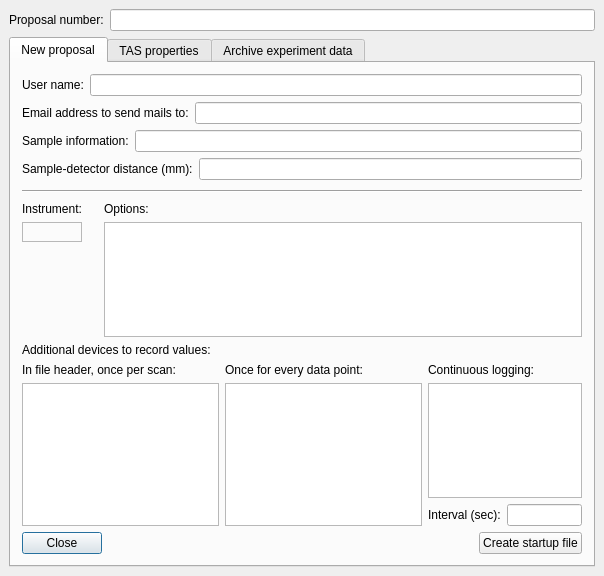
<ui version="4.0" >
 <class>ProposalInput</class>
 <widget class="QDialog" name="ProposalInput" >
  <property name="geometry" >
   <rect>
    <x>0</x>
    <y>0</y>
    <width>604</width>
    <height>576</height>
   </rect>
  </property>
  <property name="windowTitle" >
   <string>Proposal management</string>
  </property>
  <property name="sizeGripEnabled" >
   <bool>false</bool>
  </property>
  <layout class="QVBoxLayout" >
   <property name="spacing" >
    <number>6</number>
   </property>
   <property name="margin" >
    <number>9</number>
   </property>
   <item>
    <layout class="QHBoxLayout" >
     <property name="spacing" >
      <number>6</number>
     </property>
     <property name="margin" >
      <number>0</number>
     </property>
     <item>
      <widget class="QLabel" name="textLabel1_3_5" >
       <property name="text" >
        <string>Proposal number:</string>
       </property>
      </widget>
     </item>
     <item>
      <widget class="QLineEdit" name="proposal" />
     </item>
    </layout>
   </item>
   <item>
    <widget class="QTabWidget" name="tabs" >
     <property name="currentIndex" >
      <number>0</number>
     </property>
     <widget class="QWidget" name="tab" >
      <attribute name="title" >
       <string>New proposal</string>
      </attribute>
      <layout class="QVBoxLayout" name="verticalLayout" >
       <item>
        <layout class="QHBoxLayout" >
         <property name="spacing" >
          <number>6</number>
         </property>
         <property name="margin" >
          <number>0</number>
         </property>
         <item>
          <widget class="QLabel" name="textLabel2_2" >
           <property name="text" >
            <string>User name:</string>
           </property>
          </widget>
         </item>
         <item>
          <widget class="QLineEdit" name="user" />
         </item>
        </layout>
       </item>
       <item>
        <layout class="QHBoxLayout" name="_2" >
         <property name="spacing" >
          <number>6</number>
         </property>
         <property name="margin" >
          <number>0</number>
         </property>
         <item>
          <widget class="QLabel" name="textLabel2_4" >
           <property name="text" >
            <string>Email address to send mails to:</string>
           </property>
          </widget>
         </item>
         <item>
          <widget class="QLineEdit" name="emailaddr" />
         </item>
        </layout>
       </item>
       <item>
        <layout class="QHBoxLayout" >
         <property name="spacing" >
          <number>6</number>
         </property>
         <property name="margin" >
          <number>0</number>
         </property>
         <item>
          <widget class="QLabel" name="textLabel1_3_2" >
           <property name="text" >
            <string>Sample information:</string>
           </property>
          </widget>
         </item>
         <item>
          <widget class="QLineEdit" name="sampleinfo" />
         </item>
        </layout>
       </item>
       <item>
        <layout class="QHBoxLayout" >
         <property name="spacing" >
          <number>6</number>
         </property>
         <property name="margin" >
          <number>0</number>
         </property>
         <item>
          <widget class="QLabel" name="textLabel1_3_2_2" >
           <property name="text" >
            <string>Sample-detector distance (mm):</string>
           </property>
          </widget>
         </item>
         <item>
          <widget class="QLineEdit" name="sampledetectordist" />
         </item>
        </layout>
       </item>
       <item>
        <widget class="Line" name="line1" >
         <property name="sizePolicy" >
          <sizepolicy vsizetype="Fixed" hsizetype="Minimum" >
           <horstretch>0</horstretch>
           <verstretch>0</verstretch>
          </sizepolicy>
         </property>
         <property name="minimumSize" >
          <size>
           <width>0</width>
           <height>10</height>
          </size>
         </property>
         <property name="frameShape" >
          <enum>QFrame::HLine</enum>
         </property>
         <property name="frameShadow" >
          <enum>QFrame::Sunken</enum>
         </property>
        </widget>
       </item>
       <item>
        <layout class="QHBoxLayout" >
         <property name="spacing" >
          <number>6</number>
         </property>
         <property name="margin" >
          <number>0</number>
         </property>
         <item>
          <layout class="QVBoxLayout" >
           <property name="spacing" >
            <number>6</number>
           </property>
           <property name="margin" >
            <number>0</number>
           </property>
           <item>
            <layout class="QVBoxLayout" >
             <property name="spacing" >
              <number>6</number>
             </property>
             <property name="margin" >
              <number>0</number>
             </property>
             <item>
              <widget class="QLabel" name="textLabel2_2_2" >
               <property name="sizePolicy" >
                <sizepolicy vsizetype="Fixed" hsizetype="Minimum" >
                 <horstretch>0</horstretch>
                 <verstretch>0</verstretch>
                </sizepolicy>
               </property>
               <property name="text" >
                <string>Instrument:</string>
               </property>
              </widget>
             </item>
             <item>
              <widget class="QFrame" name="instframe" >
               <property name="frameShape" >
                <enum>QFrame::StyledPanel</enum>
               </property>
               <property name="frameShadow" >
                <enum>QFrame::Raised</enum>
               </property>
               <layout class="QVBoxLayout" >
                <property name="spacing" >
                 <number>6</number>
                </property>
                <property name="margin" >
                 <number>9</number>
                </property>
               </layout>
              </widget>
             </item>
            </layout>
           </item>
           <item>
            <spacer>
             <property name="orientation" >
              <enum>Qt::Vertical</enum>
             </property>
             <property name="sizeType" >
              <enum>QSizePolicy::Expanding</enum>
             </property>
             <property name="sizeHint" stdset="0" >
              <size>
               <width>21</width>
               <height>70</height>
              </size>
             </property>
            </spacer>
           </item>
          </layout>
         </item>
         <item>
          <spacer>
           <property name="orientation" >
            <enum>Qt::Horizontal</enum>
           </property>
           <property name="sizeType" >
            <enum>QSizePolicy::Fixed</enum>
           </property>
           <property name="sizeHint" stdset="0" >
            <size>
             <width>16</width>
             <height>21</height>
            </size>
           </property>
          </spacer>
         </item>
         <item>
          <layout class="QVBoxLayout" >
           <property name="spacing" >
            <number>6</number>
           </property>
           <property name="margin" >
            <number>0</number>
           </property>
           <item>
            <widget class="QLabel" name="textLabel1_2" >
             <property name="text" >
              <string>Options:</string>
             </property>
            </widget>
           </item>
           <item>
            <widget class="QListWidget" name="options" />
           </item>
          </layout>
         </item>
        </layout>
       </item>
       <item>
        <widget class="QLabel" name="textLabel1_5" >
         <property name="text" >
          <string>Additional devices to record values:</string>
         </property>
        </widget>
       </item>
       <item>
        <layout class="QHBoxLayout" >
         <property name="spacing" >
          <number>6</number>
         </property>
         <property name="margin" >
          <number>0</number>
         </property>
         <item>
          <layout class="QVBoxLayout" >
           <property name="spacing" >
            <number>6</number>
           </property>
           <property name="margin" >
            <number>0</number>
           </property>
           <item>
            <widget class="QLabel" name="textLabel1" >
             <property name="text" >
              <string>In file header, once per scan:</string>
             </property>
            </widget>
           </item>
           <item>
            <widget class="QListWidget" name="headerdevs" />
           </item>
          </layout>
         </item>
         <item>
          <layout class="QVBoxLayout" >
           <property name="spacing" >
            <number>6</number>
           </property>
           <property name="margin" >
            <number>0</number>
           </property>
           <item>
            <widget class="QLabel" name="textLabel1_4" >
             <property name="text" >
              <string>Once for every data point:</string>
             </property>
            </widget>
           </item>
           <item>
            <widget class="QListWidget" name="datapointdevs" />
           </item>
          </layout>
         </item>
         <item>
          <layout class="QGridLayout" >
           <property name="margin" >
            <number>0</number>
           </property>
           <property name="spacing" >
            <number>6</number>
           </property>
           <item row="2" column="0" >
            <widget class="QLabel" name="textLabel2" >
             <property name="sizePolicy" >
              <sizepolicy vsizetype="Fixed" hsizetype="Fixed" >
               <horstretch>0</horstretch>
               <verstretch>0</verstretch>
              </sizepolicy>
             </property>
             <property name="text" >
              <string>Interval (sec):</string>
             </property>
            </widget>
           </item>
           <item row="1" column="0" colspan="2" >
            <widget class="QListWidget" name="logdevs" />
           </item>
           <item row="0" column="0" colspan="2" >
            <widget class="QLabel" name="textLabel1_4_2" >
             <property name="text" >
              <string>Continuous logging:</string>
             </property>
            </widget>
           </item>
           <item row="2" column="1" >
            <widget class="QLineEdit" name="interval" >
             <property name="sizePolicy" >
              <sizepolicy vsizetype="Fixed" hsizetype="MinimumExpanding" >
               <horstretch>0</horstretch>
               <verstretch>0</verstretch>
              </sizepolicy>
             </property>
             <property name="minimumSize" >
              <size>
               <width>0</width>
               <height>0</height>
              </size>
             </property>
             <property name="maximumSize" >
              <size>
               <width>75</width>
               <height>32767</height>
              </size>
             </property>
            </widget>
           </item>
          </layout>
         </item>
        </layout>
       </item>
       <item>
        <layout class="QHBoxLayout" >
         <property name="spacing" >
          <number>6</number>
         </property>
         <property name="margin" >
          <number>0</number>
         </property>
         <item>
          <widget class="QPushButton" name="cancel" >
           <property name="text" >
            <string>Close</string>
           </property>
           <property name="shortcut" >
            <string/>
           </property>
           <property name="autoDefault" >
            <bool>true</bool>
           </property>
          </widget>
         </item>
         <item>
          <spacer>
           <property name="orientation" >
            <enum>Qt::Horizontal</enum>
           </property>
           <property name="sizeType" >
            <enum>QSizePolicy::Expanding</enum>
           </property>
           <property name="sizeHint" stdset="0" >
            <size>
             <width>260</width>
             <height>21</height>
            </size>
           </property>
          </spacer>
         </item>
         <item>
          <widget class="QPushButton" name="createstartup" >
           <property name="text" >
            <string>Create startup file</string>
           </property>
           <property name="shortcut" >
            <string/>
           </property>
           <property name="autoDefault" >
            <bool>true</bool>
           </property>
           <property name="default" >
            <bool>true</bool>
           </property>
          </widget>
         </item>
        </layout>
       </item>
      </layout>
     </widget>
     <widget class="QWidget" name="TabPage" >
      <attribute name="title" >
       <string>TAS properties</string>
      </attribute>
      <layout class="QVBoxLayout" >
       <property name="spacing" >
        <number>6</number>
       </property>
       <property name="margin" >
        <number>9</number>
       </property>
       <item>
        <layout class="QHBoxLayout" >
         <property name="spacing" >
          <number>6</number>
         </property>
         <property name="margin" >
          <number>0</number>
         </property>
         <item>
          <widget class="QLabel" name="textLabel1_3_6" >
           <property name="text" >
            <string>Sample name:</string>
           </property>
          </widget>
         </item>
         <item>
          <widget class="QLineEdit" name="samplename" />
         </item>
        </layout>
       </item>
       <item>
        <layout class="QHBoxLayout" >
         <property name="spacing" >
          <number>6</number>
         </property>
         <property name="margin" >
          <number>0</number>
         </property>
         <item>
          <widget class="QLabel" name="textLabel1_3_7" >
           <property name="sizePolicy" >
            <sizepolicy vsizetype="Preferred" hsizetype="Maximum" >
             <horstretch>0</horstretch>
             <verstretch>0</verstretch>
            </sizepolicy>
           </property>
           <property name="text" >
            <string>Energy transfer unit:</string>
           </property>
          </widget>
         </item>
         <item>
          <widget class="QComboBox" name="etransfer" />
         </item>
        </layout>
       </item>
       <item>
        <layout class="QHBoxLayout" >
         <property name="spacing" >
          <number>6</number>
         </property>
         <property name="margin" >
          <number>0</number>
         </property>
         <item>
          <widget class="QLabel" name="textLabel1_3_7_2" >
           <property name="sizePolicy" >
            <sizepolicy vsizetype="Preferred" hsizetype="Maximum" >
             <horstretch>0</horstretch>
             <verstretch>0</verstretch>
            </sizepolicy>
           </property>
           <property name="text" >
            <string>Operation mode:</string>
           </property>
          </widget>
         </item>
         <item>
          <widget class="QComboBox" name="opmode" />
         </item>
        </layout>
       </item>
       <item>
        <layout class="QHBoxLayout" >
         <property name="spacing" >
          <number>6</number>
         </property>
         <property name="margin" >
          <number>0</number>
         </property>
         <item>
          <widget class="QLabel" name="textLabel1_6" >
           <property name="text" >
            <string>Scattering sense:</string>
           </property>
          </widget>
         </item>
         <item>
          <layout class="QHBoxLayout" >
           <property name="spacing" >
            <number>6</number>
           </property>
           <property name="margin" >
            <number>0</number>
           </property>
           <item>
            <widget class="QLabel" name="textLabel5" >
             <property name="text" >
              <string>Mono</string>
             </property>
            </widget>
           </item>
           <item>
            <widget class="QLineEdit" name="scat1" >
             <property name="text" >
              <string/>
             </property>
            </widget>
           </item>
          </layout>
         </item>
         <item>
          <layout class="QHBoxLayout" >
           <property name="spacing" >
            <number>6</number>
           </property>
           <property name="margin" >
            <number>0</number>
           </property>
           <item>
            <widget class="QLabel" name="textLabel5_2" >
             <property name="text" >
              <string>Sample</string>
             </property>
            </widget>
           </item>
           <item>
            <widget class="QLineEdit" name="scat2" >
             <property name="text" >
              <string/>
             </property>
            </widget>
           </item>
          </layout>
         </item>
         <item>
          <layout class="QHBoxLayout" >
           <property name="spacing" >
            <number>6</number>
           </property>
           <property name="margin" >
            <number>0</number>
           </property>
           <item>
            <widget class="QLabel" name="textLabel5_3" >
             <property name="text" >
              <string>Ana</string>
             </property>
            </widget>
           </item>
           <item>
            <widget class="QLineEdit" name="scat3" >
             <property name="text" >
              <string/>
             </property>
            </widget>
           </item>
          </layout>
         </item>
        </layout>
       </item>
       <item>
        <widget class="QGroupBox" name="groupBox_2" >
         <property name="title" >
          <string>Lattice</string>
         </property>
         <layout class="QHBoxLayout" >
          <property name="spacing" >
           <number>6</number>
          </property>
          <property name="margin" >
           <number>9</number>
          </property>
          <item>
           <layout class="QGridLayout" >
            <property name="margin" >
             <number>0</number>
            </property>
            <property name="spacing" >
             <number>6</number>
            </property>
            <item row="0" column="1" >
             <widget class="QLineEdit" name="a" />
            </item>
            <item row="2" column="0" >
             <widget class="QLabel" name="textLabel2_3_3" >
              <property name="text" >
               <string>c =</string>
              </property>
             </widget>
            </item>
            <item row="0" column="0" >
             <widget class="QLabel" name="textLabel2_3" >
              <property name="text" >
               <string>a =</string>
              </property>
             </widget>
            </item>
            <item row="1" column="1" >
             <widget class="QLineEdit" name="b" />
            </item>
            <item row="1" column="0" >
             <widget class="QLabel" name="textLabel2_3_2" >
              <property name="text" >
               <string>b =</string>
              </property>
             </widget>
            </item>
            <item row="2" column="1" >
             <widget class="QLineEdit" name="c" />
            </item>
           </layout>
          </item>
          <item>
           <spacer>
            <property name="orientation" >
             <enum>Qt::Horizontal</enum>
            </property>
            <property name="sizeType" >
             <enum>QSizePolicy::Minimum</enum>
            </property>
            <property name="sizeHint" stdset="0" >
             <size>
              <width>30</width>
              <height>31</height>
             </size>
            </property>
           </spacer>
          </item>
          <item>
           <layout class="QGridLayout" >
            <property name="margin" >
             <number>0</number>
            </property>
            <property name="spacing" >
             <number>6</number>
            </property>
            <item row="0" column="1" >
             <widget class="QLineEdit" name="alpha" />
            </item>
            <item row="2" column="0" >
             <widget class="QLabel" name="textLabel2_3_3_2" >
              <property name="text" >
               <string>gamma =</string>
              </property>
             </widget>
            </item>
            <item row="0" column="0" >
             <widget class="QLabel" name="textLabel2_3_4" >
              <property name="text" >
               <string>alpha =</string>
              </property>
             </widget>
            </item>
            <item row="1" column="1" >
             <widget class="QLineEdit" name="beta" />
            </item>
            <item row="1" column="0" >
             <widget class="QLabel" name="textLabel2_3_2_2" >
              <property name="text" >
               <string>beta =</string>
              </property>
             </widget>
            </item>
            <item row="2" column="1" >
             <widget class="QLineEdit" name="gamma" />
            </item>
           </layout>
          </item>
         </layout>
        </widget>
       </item>
       <item>
        <widget class="QGroupBox" name="groupBox" >
         <property name="title" >
          <string>Orientation</string>
         </property>
         <layout class="QHBoxLayout" >
          <property name="spacing" >
           <number>6</number>
          </property>
          <property name="margin" >
           <number>9</number>
          </property>
          <item>
           <layout class="QGridLayout" >
            <property name="margin" >
             <number>0</number>
            </property>
            <property name="spacing" >
             <number>6</number>
            </property>
            <item row="2" column="0" >
             <widget class="QLabel" name="textLabel2_3_2_3" >
              <property name="text" >
               <string>k =</string>
              </property>
             </widget>
            </item>
            <item row="3" column="0" >
             <widget class="QLabel" name="textLabel2_3_3_3" >
              <property name="text" >
               <string>l =</string>
              </property>
             </widget>
            </item>
            <item row="1" column="1" >
             <widget class="QLineEdit" name="h1" />
            </item>
            <item row="2" column="1" >
             <widget class="QLineEdit" name="k1" />
            </item>
            <item row="1" column="0" >
             <widget class="QLabel" name="textLabel2_3_5" >
              <property name="text" >
               <string>h =</string>
              </property>
             </widget>
            </item>
            <item row="3" column="1" >
             <widget class="QLineEdit" name="l1" />
            </item>
            <item row="0" column="0" colspan="2" >
             <widget class="QLabel" name="textLabel3" >
              <property name="sizePolicy" >
               <sizepolicy vsizetype="Maximum" hsizetype="Preferred" >
                <horstretch>0</horstretch>
                <verstretch>0</verstretch>
               </sizepolicy>
              </property>
              <property name="text" >
               <string>First reflex:</string>
              </property>
             </widget>
            </item>
           </layout>
          </item>
          <item>
           <spacer>
            <property name="orientation" >
             <enum>Qt::Horizontal</enum>
            </property>
            <property name="sizeHint" stdset="0" >
             <size>
              <width>40</width>
              <height>20</height>
             </size>
            </property>
           </spacer>
          </item>
          <item>
           <layout class="QGridLayout" >
            <property name="margin" >
             <number>0</number>
            </property>
            <property name="spacing" >
             <number>6</number>
            </property>
            <item row="2" column="0" >
             <widget class="QLabel" name="textLabel2_3_2_3_2" >
              <property name="text" >
               <string>k =</string>
              </property>
             </widget>
            </item>
            <item row="3" column="0" >
             <widget class="QLabel" name="textLabel2_3_3_3_2" >
              <property name="text" >
               <string>l =</string>
              </property>
             </widget>
            </item>
            <item row="1" column="1" >
             <widget class="QLineEdit" name="h2" />
            </item>
            <item row="2" column="1" >
             <widget class="QLineEdit" name="k2" />
            </item>
            <item row="1" column="0" >
             <widget class="QLabel" name="textLabel2_3_5_2" >
              <property name="text" >
               <string>h =</string>
              </property>
             </widget>
            </item>
            <item row="3" column="1" >
             <widget class="QLineEdit" name="l2" />
            </item>
            <item row="0" column="0" colspan="2" >
             <widget class="QLabel" name="textLabel3_2" >
              <property name="sizePolicy" >
               <sizepolicy vsizetype="Maximum" hsizetype="Preferred" >
                <horstretch>0</horstretch>
                <verstretch>0</verstretch>
               </sizepolicy>
              </property>
              <property name="text" >
               <string>Second reflex:</string>
              </property>
             </widget>
            </item>
           </layout>
          </item>
          <item>
           <spacer>
            <property name="orientation" >
             <enum>Qt::Horizontal</enum>
            </property>
            <property name="sizeHint" stdset="0" >
             <size>
              <width>40</width>
              <height>20</height>
             </size>
            </property>
           </spacer>
          </item>
          <item>
           <layout class="QVBoxLayout" >
            <property name="spacing" >
             <number>6</number>
            </property>
            <property name="margin" >
             <number>0</number>
            </property>
            <item>
             <widget class="QLabel" name="textLabel4" >
              <property name="text" >
               <string>Angle psi0:</string>
              </property>
             </widget>
            </item>
            <item>
             <widget class="QLineEdit" name="psi0" />
            </item>
            <item>
             <spacer>
              <property name="orientation" >
               <enum>Qt::Vertical</enum>
              </property>
              <property name="sizeType" >
               <enum>QSizePolicy::Expanding</enum>
              </property>
              <property name="sizeHint" stdset="0" >
               <size>
                <width>21</width>
                <height>31</height>
               </size>
              </property>
             </spacer>
            </item>
           </layout>
          </item>
         </layout>
        </widget>
       </item>
       <item>
        <spacer>
         <property name="orientation" >
          <enum>Qt::Vertical</enum>
         </property>
         <property name="sizeType" >
          <enum>QSizePolicy::Expanding</enum>
         </property>
         <property name="sizeHint" stdset="0" >
          <size>
           <width>20</width>
           <height>31</height>
          </size>
         </property>
        </spacer>
       </item>
       <item>
        <layout class="QHBoxLayout" >
         <property name="spacing" >
          <number>6</number>
         </property>
         <property name="margin" >
          <number>0</number>
         </property>
         <item>
          <widget class="QPushButton" name="cancel_3" >
           <property name="text" >
            <string>Close</string>
           </property>
           <property name="shortcut" >
            <string/>
           </property>
           <property name="autoDefault" >
            <bool>true</bool>
           </property>
          </widget>
         </item>
         <item>
          <spacer>
           <property name="orientation" >
            <enum>Qt::Horizontal</enum>
           </property>
           <property name="sizeType" >
            <enum>QSizePolicy::Expanding</enum>
           </property>
           <property name="sizeHint" stdset="0" >
            <size>
             <width>260</width>
             <height>21</height>
            </size>
           </property>
          </spacer>
         </item>
         <item>
          <widget class="QPushButton" name="createtas" >
           <property name="text" >
            <string>Create TAS init file</string>
           </property>
           <property name="shortcut" >
            <string/>
           </property>
           <property name="autoDefault" >
            <bool>true</bool>
           </property>
           <property name="default" >
            <bool>true</bool>
           </property>
          </widget>
         </item>
        </layout>
       </item>
      </layout>
     </widget>
     <widget class="QWidget" name="tab" >
      <attribute name="title" >
       <string>Archive experiment data</string>
      </attribute>
      <layout class="QVBoxLayout" >
       <property name="spacing" >
        <number>6</number>
       </property>
       <property name="margin" >
        <number>9</number>
       </property>
       <item>
        <layout class="QGridLayout" >
         <property name="margin" >
          <number>0</number>
         </property>
         <property name="spacing" >
          <number>6</number>
         </property>
         <item row="1" column="0" >
          <widget class="QDateEdit" name="datefrom" />
         </item>
         <item row="0" column="2" >
          <widget class="QLabel" name="textLabel1_3_3_2_2" >
           <property name="text" >
            <string>Include logs and data until:</string>
           </property>
          </widget>
         </item>
         <item row="1" column="2" >
          <widget class="QDateEdit" name="dateuntil" />
         </item>
         <item row="0" column="0" >
          <widget class="QLabel" name="textLabel1_3_3_2" >
           <property name="text" >
            <string>Include logs and data from:</string>
           </property>
          </widget>
         </item>
         <item row="1" column="1" >
          <spacer>
           <property name="orientation" >
            <enum>Qt::Horizontal</enum>
           </property>
           <property name="sizeType" >
            <enum>QSizePolicy::Fixed</enum>
           </property>
           <property name="sizeHint" stdset="0" >
            <size>
             <width>40</width>
             <height>20</height>
            </size>
           </property>
          </spacer>
         </item>
        </layout>
       </item>
       <item>
        <layout class="QHBoxLayout" >
         <property name="spacing" >
          <number>6</number>
         </property>
         <property name="margin" >
          <number>0</number>
         </property>
         <item>
          <widget class="QLabel" name="textLabel1_3_3" >
           <property name="text" >
            <string>Archive ZIP file name:</string>
           </property>
          </widget>
         </item>
         <item>
          <widget class="QLineEdit" name="archivefile" />
         </item>
         <item>
          <widget class="QPushButton" name="selectarchivefile" >
           <property name="text" >
            <string>...</string>
           </property>
          </widget>
         </item>
        </layout>
       </item>
       <item>
        <spacer>
         <property name="orientation" >
          <enum>Qt::Vertical</enum>
         </property>
         <property name="sizeType" >
          <enum>QSizePolicy::Fixed</enum>
         </property>
         <property name="sizeHint" stdset="0" >
          <size>
           <width>21</width>
           <height>41</height>
          </size>
         </property>
        </spacer>
       </item>
       <item>
        <widget class="QLabel" name="textLabel1_3" >
         <property name="text" >
          <string>&lt;p>The ZIP file will include:&lt;/p>
&lt;p>- Data files (&lt;i>proposal&lt;/i>_&lt;i>#&lt;/i>)
&lt;br>- PSD data files (mira_psd_&lt;i>#&lt;/i>.xml)
&lt;br>- Adjustment files (&lt;i>proposal&lt;/i>_adjusts&lt;i>#&lt;/i>)
&lt;br>- NICOS command logs (cmd&lt;i>date&lt;/i>.log)
&lt;br>- NICOS error logs (error&lt;i>date&lt;/i>.log)
&lt;br>- Output files (licd.out-&lt;i>date&lt;/i>)
&lt;br>- Daemon log files (licd.log-&lt;i>date&lt;/i>)&lt;/p></string>
         </property>
        </widget>
       </item>
       <item>
        <spacer>
         <property name="orientation" >
          <enum>Qt::Vertical</enum>
         </property>
         <property name="sizeType" >
          <enum>QSizePolicy::Expanding</enum>
         </property>
         <property name="sizeHint" stdset="0" >
          <size>
           <width>21</width>
           <height>120</height>
          </size>
         </property>
        </spacer>
       </item>
       <item>
        <layout class="QHBoxLayout" >
         <property name="spacing" >
          <number>6</number>
         </property>
         <property name="margin" >
          <number>0</number>
         </property>
         <item>
          <widget class="QPushButton" name="cancel_2" >
           <property name="text" >
            <string>Close</string>
           </property>
           <property name="shortcut" >
            <string/>
           </property>
           <property name="autoDefault" >
            <bool>true</bool>
           </property>
          </widget>
         </item>
         <item>
          <spacer>
           <property name="orientation" >
            <enum>Qt::Horizontal</enum>
           </property>
           <property name="sizeType" >
            <enum>QSizePolicy::Expanding</enum>
           </property>
           <property name="sizeHint" stdset="0" >
            <size>
             <width>260</width>
             <height>21</height>
            </size>
           </property>
          </spacer>
         </item>
         <item>
          <widget class="QPushButton" name="archivedata" >
           <property name="text" >
            <string>Create archive file</string>
           </property>
           <property name="shortcut" >
            <string/>
           </property>
           <property name="autoDefault" >
            <bool>true</bool>
           </property>
           <property name="default" >
            <bool>true</bool>
           </property>
          </widget>
         </item>
        </layout>
       </item>
      </layout>
     </widget>
    </widget>
   </item>
  </layout>
 </widget>
 <layoutdefault spacing="6" margin="11" />
 <pixmapfunction>qPixmapFromMimeSource</pixmapfunction>
 <tabstops>
  <tabstop>tabs</tabstop>
  <tabstop>user</tabstop>
 </tabstops>
 <resources/>
 <connections>
  <connection>
   <sender>cancel</sender>
   <signal>clicked()</signal>
   <receiver>ProposalInput</receiver>
   <slot>reject()</slot>
   <hints>
    <hint type="sourcelabel" >
     <x>85</x>
     <y>544</y>
    </hint>
    <hint type="destinationlabel" >
     <x>92</x>
     <y>572</y>
    </hint>
   </hints>
  </connection>
  <connection>
   <sender>cancel_3</sender>
   <signal>clicked()</signal>
   <receiver>ProposalInput</receiver>
   <slot>reject()</slot>
   <hints>
    <hint type="sourcelabel" >
     <x>60</x>
     <y>547</y>
    </hint>
    <hint type="destinationlabel" >
     <x>37</x>
     <y>575</y>
    </hint>
   </hints>
  </connection>
  <connection>
   <sender>cancel_2</sender>
   <signal>clicked()</signal>
   <receiver>ProposalInput</receiver>
   <slot>reject()</slot>
   <hints>
    <hint type="sourcelabel" >
     <x>72</x>
     <y>538</y>
    </hint>
    <hint type="destinationlabel" >
     <x>76</x>
     <y>569</y>
    </hint>
   </hints>
  </connection>
 </connections>
</ui>
